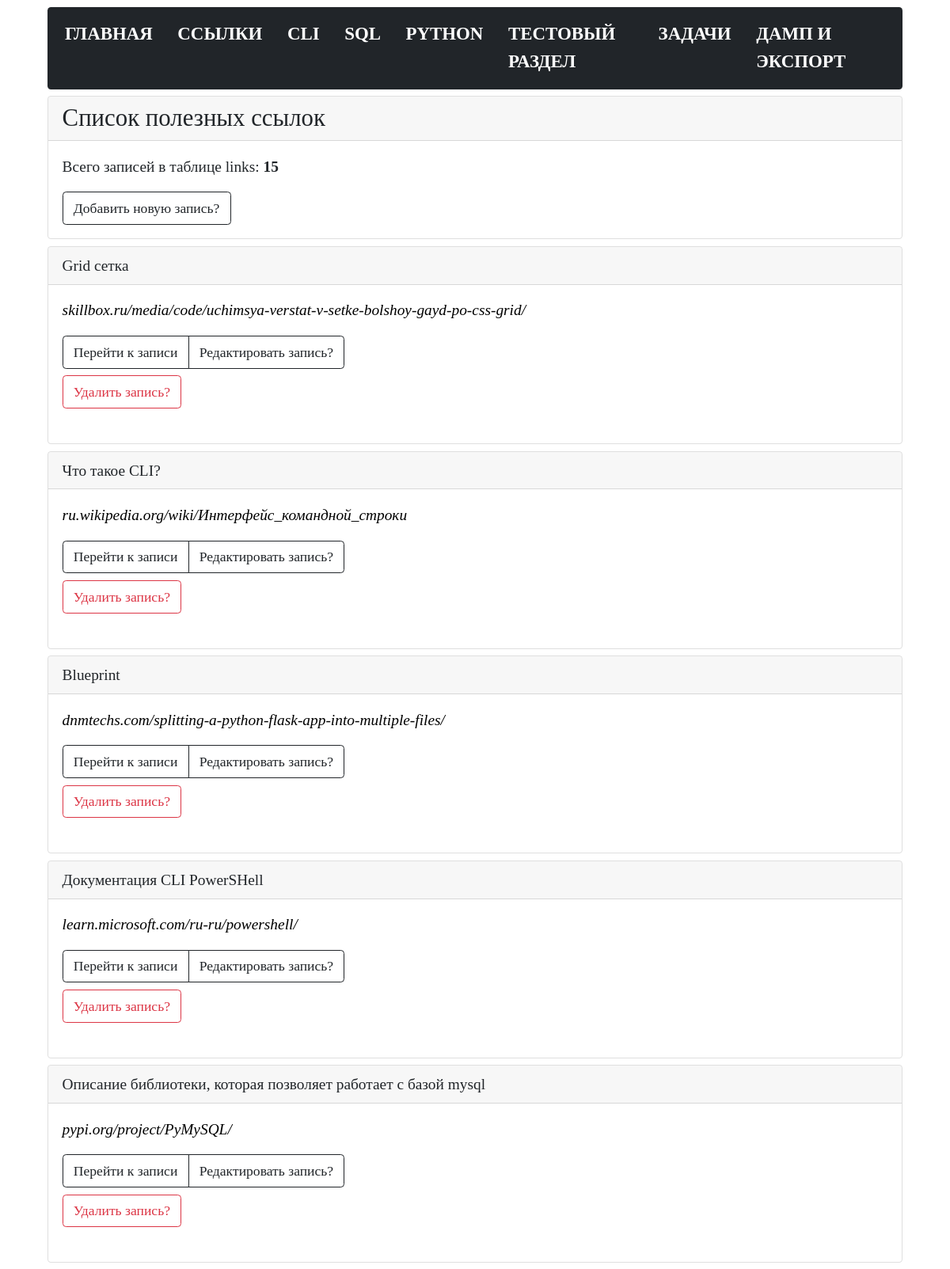
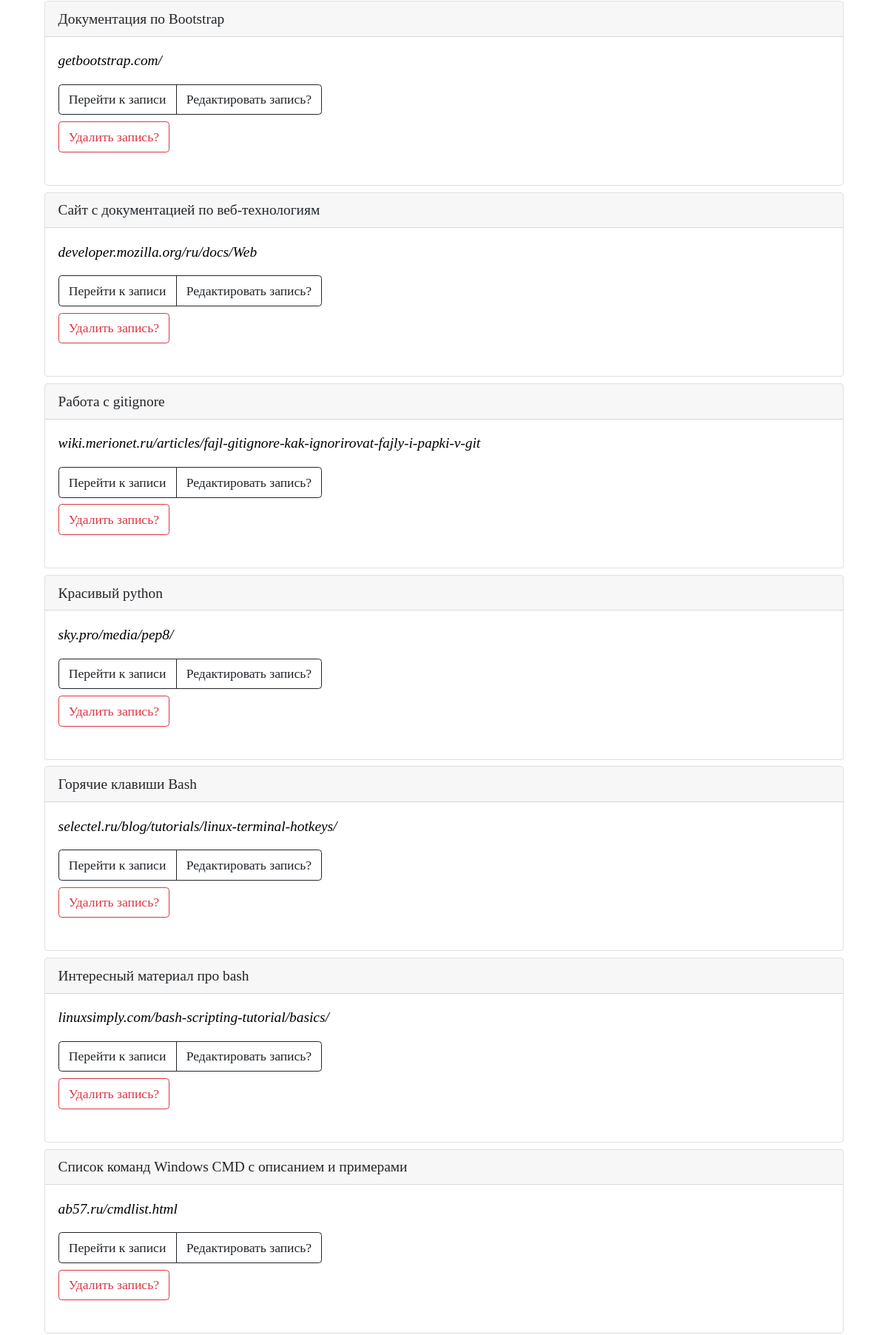
Screenshot of /links (upper part) with the database file from the repository (2 pictures, top to bottom).
### tables this page shows
CREATE TABLE "links"
(
    links_id      INTEGER
        primary key autoincrement,
    links_name    TEXT not null,
    links_command TEXT not null
);

### modules/links/links_list_commands.py (the view)
@bp.route("/links")
def links_list_commands():
    conn = connect.get_db_connection()
    cur = conn.cursor()
    links_list_count = cur.execute("SELECT COUNT(*) FROM links")
    links_list_count_print = links_list_count.fetchone()
    links_list_count_print_int = int(links_list_count_print[0])
    links_list = conn.execute("SELECT * FROM links ORDER BY 1 DESC").fetchall()
    conn.close()
    return render_template("links/links_list_commands.html",
                           links_list=links_list,
                           links_list_count_print_int=links_list_count_print_int,
                           )

### modules/connect.py (called while the page is built)
def get_db_connection():
    db_path = os.path.join(BASE_DIR, '../database.db')
    conn = sqlite3.connect(db_path)
    conn.row_factory = sqlite3.Row
    return conn

### templates/links/links_list_commands.html (shortened to what this page needs)
{% extends "base.html" %} {% block title %}Ссылки{% endblock %} {% block content %}
<div class="card mb-2">
   <div class="card-header h3">Список полезных ссылок</div>
   <div class="card-body">
      <p class="card-text">Всего записей в таблице links: <b>{{ links_list_count_print_int }}</b></p>
      <p class="card-text">
         <a href="{{ url_for('add_links_command.add_links_command') }}" class="btn btn-outline-dark">Добавить новую
            запись?</a>
      </p>
   </div>
</div>
{% for links_list in links_list %}
<div class="card mb-2">
   <div class="card-header">{{ links_list['links_name'] }}</div>
   <div class="card-body">
      <p class="card-text">
         <a href="https://{{ links_list['links_command'] }}" target="_blank"><i>{{ links_list['links_command']
               }}</i></a>
      <div class="btn-group pb-2" role="group" aria-label="...">
         <a href="{{ url_for('get_post_links_command.get_post_links_command', links_id=links_list['links_id']) }}"
            class="btn btn-outline-dark">Перейти к записи</a>
         <a href="{{ url_for('edit_links_command.edit_links_command', links_id=links_list['links_id']) }}"
            class="btn btn-outline-dark">Редактировать запись?</a>
      </div>
      <form action="{{ url_for('delete_links_command.delete_links_command', links_id=links_list['links_id'])}}"
         method="POST" class="pb-2">
         <input type="submit" class="btn btn-outline-danger" value="Удалить запись?"
            onclick="return confirm('Вы точно уверены что хотите удалить запись?')" />
      </form>
      </p>
   </div>
</div>
{% endfor %}
{% endblock %}

### static/styles.css (style rules this page uses)
* { font-size: 1.1rem; font-family:consolas; }
body { width: 90%; margin: auto; }
a { color: black; text-decoration: none; }
.card { margin-top: 0.50rem; }

### rows the page displays
links: links_name "Grid сетка", links_command "skillbox.ru/media/code/uchimsya-verstat-v-setke-bolshoy-gayd-po-css-grid/"
links: links_name "Что такое CLI?", links_command "ru.wikipedia.org/wiki/Интерфейс_командной_строки"
links: links_name "Blueprint", links_command "dnmtechs.com/splitting-a-python-flask-app-into-multiple-files/"
links: links_name "Документация CLI PowerSHell", links_command "learn.microsoft.com/ru-ru/powershell/"
links: links_name "Описание библиотеки, которая позволяет работает с базой mysql", links_command "pypi.org/project/PyMySQL/"
links: links_name "Документация по Bootstrap", links_command "getbootstrap.com/"
links: links_name "Сайт с документацией по веб-технологиям", links_command "developer.mozilla.org/ru/docs/Web"
links: links_name "Работа с gitignore", links_command "wiki.merionet.ru/articles/fajl-gitignore-kak-ignorirovat-fajly-i-papki-v-git"
links: links_name "Красивый python", links_command "sky.pro/media/pep8/"
links: links_name "Горячие клавиши Bash", links_command "selectel.ru/blog/tutorials/linux-terminal-hotkeys/"
links: links_name "Интересный материал про bash", links_command "linuxsimply.com/bash-scripting-tutorial/basics/"
links: links_name "Список команд Windows CMD с описанием и примерами", links_command "ab57.ru/cmdlist.html"

### other values shown
{{ links_list_count_print_int }} "15"
